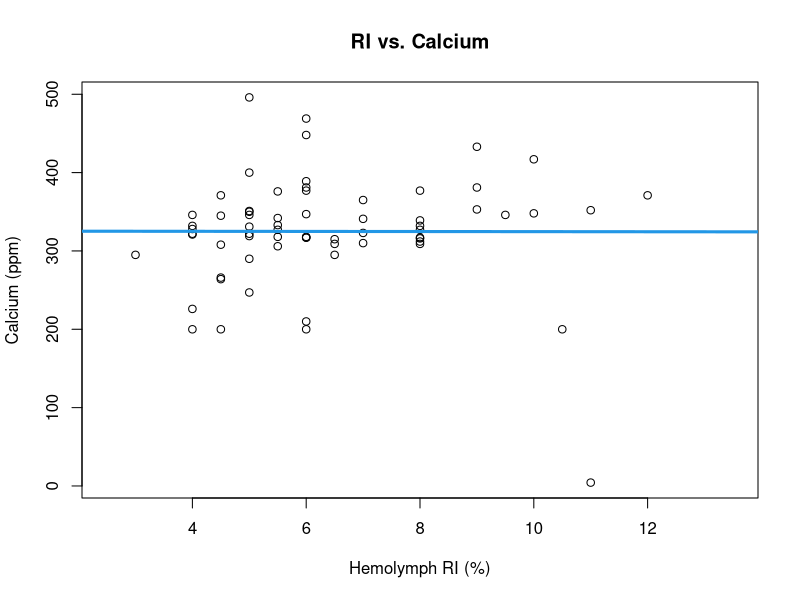
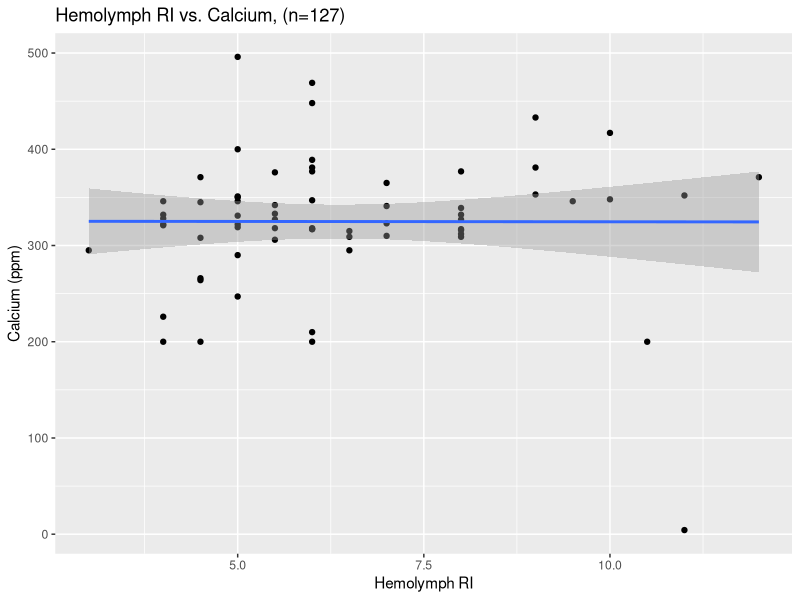
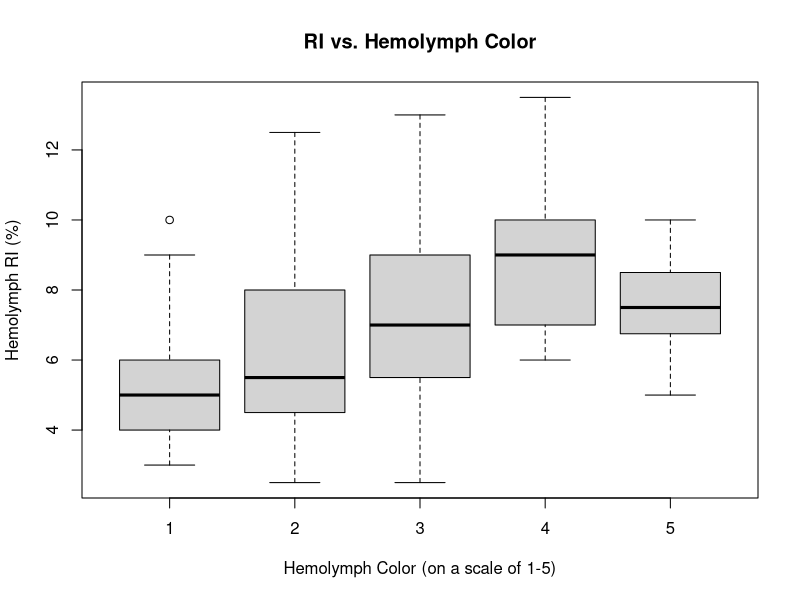
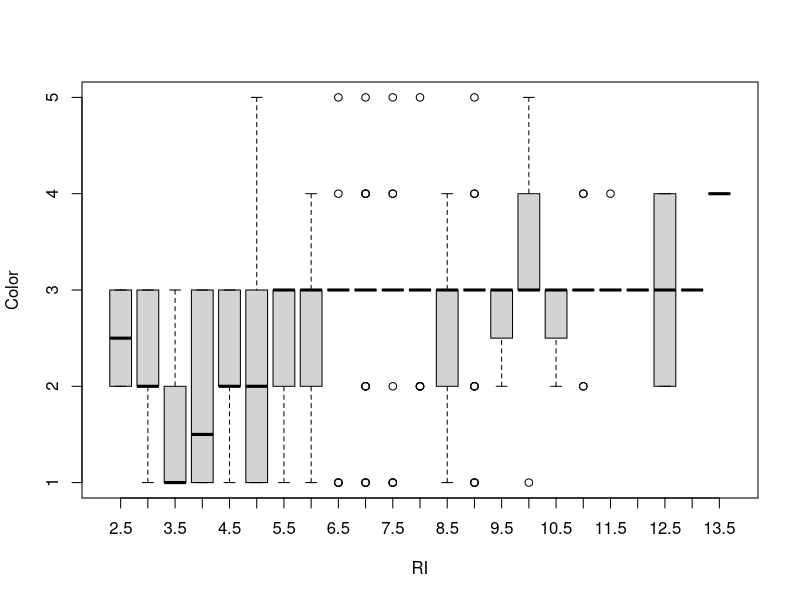
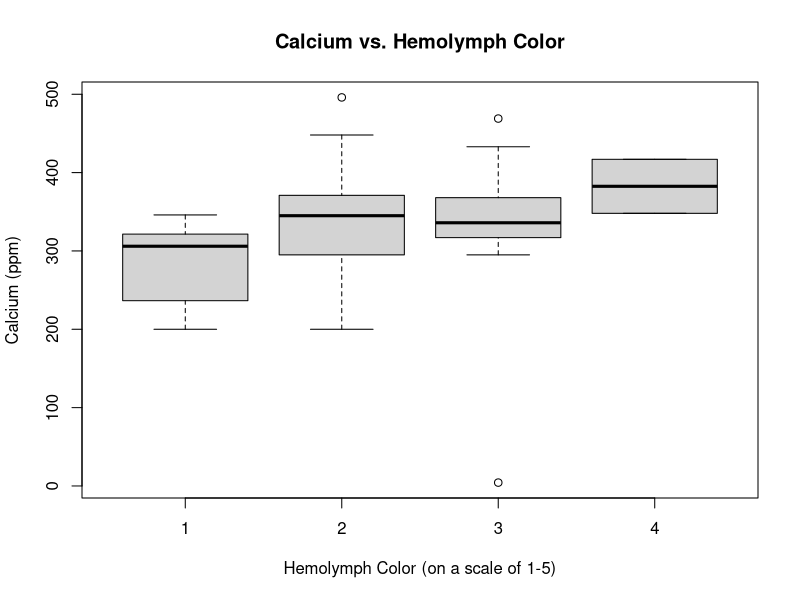

Reproduce these figures in R, in order.
## ---- chunk 1

# read in relevant documents for this data
gc_dat <- read.csv("../data/prelim_gc_data.csv")

#  updated with full data set 2022-07-27

# libraries for data visualization
library(ggplot2)
library(dplyr)
library(gridExtra)
library(scatterplot3d)
library(MASS)
## ---- chunk 2

plot(Ca ~ RI, data = gc_dat, main = "RI vs. Calcium",
      xlab = "Hemolymph RI (%)", ylab = "Calcium (ppm)")
abline(lm (Ca ~ RI, data = gc_dat), col = 4, lwd = 3)

# correlation plot to look at RI vs. Calcium
# doesn't appear to be a trend

## ---- chunk 3

gc_dat %>% 
        # pipes molt data into ggplot
  ggplot(aes(x = RI, y = Ca)) + 
        # populates plot with hemo ri and ca info
    geom_point() + geom_smooth(method=lm) + 
        # specifies type of plot -- linear model with 95 percent confidence
        xlab("Hemolymph RI") + 
        ylab ("Calcium (ppm)") +
        ggtitle("Hemolymph RI vs. Calcium, (n=127)") +
        # renames x and y labels and title
      xlim(3, 12)

## ---- chunk 4

ca_ri_mod <- lm(Ca ~ RI, data = gc_dat)
nobs(ca_ri_mod) # tells that there are 127 observations used in this model
summary(ca_ri_mod)
anova(ca_ri_mod)
car::Anova(ca_ri_mod, type = 3)

## ---- chunk 5

boxplot( RI ~ Color, data = gc_dat,
         main = "RI vs. Hemolymph Color", 
         xlab = "Hemolymph Color (on a scale of 1-5)", 
         ylab = "Hemolymph RI (%)" )

boxplot( Color ~ RI, data = gc_dat)

# box plot comparing average RIs for different colored hemolymph
# appears that there are some differences between hemo RI 
# if you want to make graph fancy: make different colors correspond 
# to colors of hemolymph harvested
## ---- chunk 6

boxplot( Ca ~ Color, data = gc_dat, 
      main = "Calcium vs. Hemolymph Color",
      xlab = "Hemolymph Color (on a scale of 1-5)",
      ylab = "Calcium (ppm)")

# appears that calcium increases as hemolymph color darkens
## ---- chunk 7

ri_col_mod = lm(Color ~ RI + Ca + RI:Ca,
              data = gc_dat)

summary(ri_col_mod)
anova(ri_col_mod)
car::Anova(ri_col_mod, type = 3)

# interaction model to assess whether or not hemolymph color is altered by
# the interaction between RI and Ca
